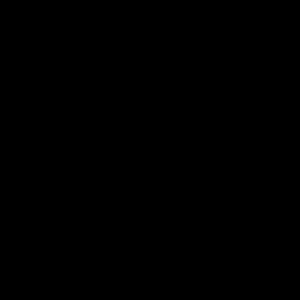
Frame 1 (no input)
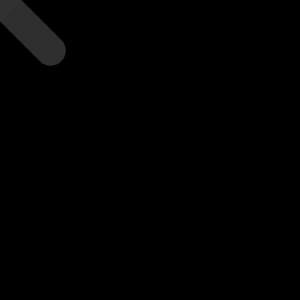
Frame 60 (the mouse pressed at the canvas centre just before this capture)
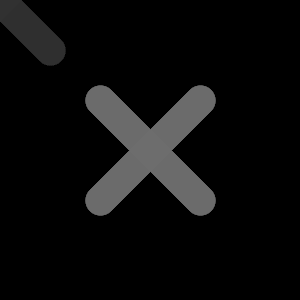
Frame 120 (the mouse held since frame 60 and released just before this capture)

The Processing sketch that drew these frames (run headless with seeded random() and noise(); from frame 60 on, the mouse is pressed at the canvas centre):

// Processing sketch: test_19_pde
// ── test_19_pde.pde
void setup() {
   size(300, 300);
   background(0);
   smooth();
   //noLoop();
}

int i = 0;
int k = 1;

void draw() {
 strokeWeight(30);
 stroke(i, 20);
 line(mouseX - 50, mouseY - 50, 100 + mouseX - 50, 100 + mouseY - 50);
 line(100 + mouseX - 50, mouseY - 50, mouseX - 50, 100 + mouseY - 50);
 i += k;
 if(255 == i) {
    k = -1; 
 }
 if(0 == i) {
    k = 1; 
 }
}
